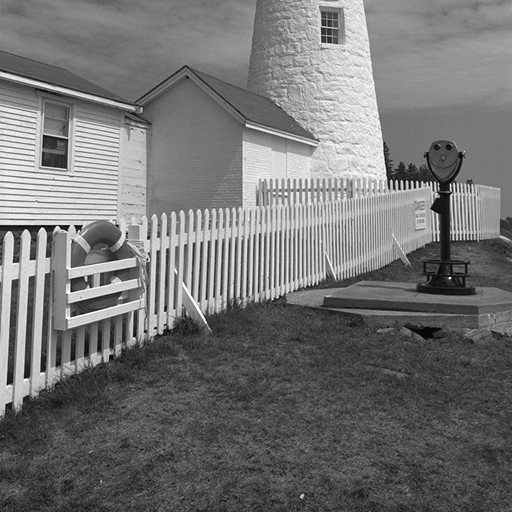
#> input picture images/lighthouse.bmp, 512 x 512 px
$ python exersiseOneFull.py   (older library calls are emulated)
#> lines starting #> are read from the running program, lines starting #| are printed output that depends on the picture; after the words box and inside, x2 and y2 are one past the last pixel; in counts of white or black regions, pixels touching at a corner belong together
#> further down, image is the input picture: shape (512, 512); min 2, max 255, mean 115.4
import cv2
import numpy as np
import matplotlib.pyplot as plt

# Sobel Operator
def sobelEdgeDetection(image):
    sobelx = cv2.Sobel(image, cv2.CV_64F, 1, 0, ksize=3)
    sobely = cv2.Sobel(image, cv2.CV_64F, 0, 1, ksize=3)
    sobel = np.hypot(sobelx, sobely)
    return sobel

# Roberts Cross Operator
def robertsCrossEdgeDetection(image):
    kernelx = np.array([[1, 0], [0, -1]], dtype=int)
    kernely = np.array([[0, 1], [-1, 0]], dtype=int)
    robertsx = cv2.filter2D(image, cv2.CV_64F, kernelx)
    robertsy = cv2.filter2D(image, cv2.CV_64F, kernely)
    roberts = np.hypot(robertsx, robertsy)
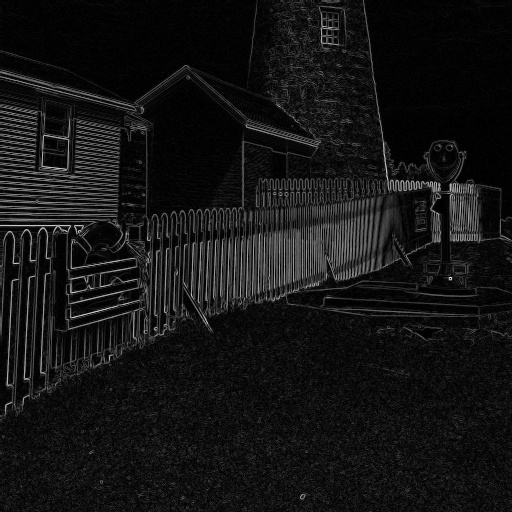
#> roberts: shape (512, 512) float64; min 0, max 290.8, mean 23.7; drawn with min black and max white
    return roberts

# Prewitt Operator
def prewittEdgeDetection(image):
    kernelx = np.array([[1, 0, -1], [1, 0, -1], [1, 0, -1]], dtype=int)
    kernely = np.array([[1, 1, 1], [0, 0, 0], [-1, -1, -1]], dtype=int)
    prewittx = cv2.filter2D(image, cv2.CV_64F, kernelx)
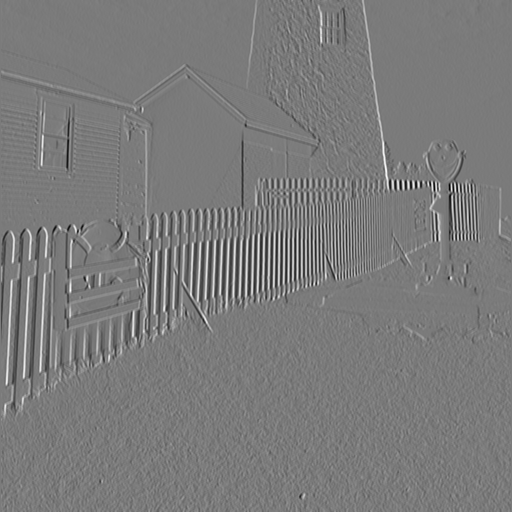
#> prewittx: shape (512, 512) float64; min -616, max 660, mean 0.5; drawn with min black and max white
    prewitty = cv2.filter2D(image, cv2.CV_64F, kernely)
    prewitt = np.hypot(prewittx, prewitty)
    return prewitt

# Kirsch Operator
def kirschEdgeDetection(image):
    kernels = [
        np.array([[5, 5, 5], [-3, 0, -3], [-3, -3, -3]]),
        np.array([[-3, 5, 5], [-3, 0, 5], [-3, -3, -3]]),
        np.array([[-3, -3, 5], [-3, 0, 5], [-3, -3, 5]]),
        np.array([[-3, -3, -3], [-3, 0, 5], [-3, 5, 5]]),
        np.array([[-3, -3, -3], [-3, 0, -3], [5, 5, 5]]),
        np.array([[-3, -3, -3], [5, 0, -3], [5, 5, -3]]),
        np.array([[5, -3, -3], [5, 0, -3], [5, -3, -3]]),
        np.array([[5, 5, -3], [5, 0, -3], [-3, -3, -3]])
    ]
    kirsch = np.zeros_like(image, dtype=np.float64)
    for kernel in kernels:
        kirsch = np.maximum(kirsch, cv2.filter2D(image, cv2.CV_64F, kernel))
    return kirsch

# Thresholding
def otsuThresholding(image):
    _, binary = cv2.threshold(image, 0, 255, cv2.THRESH_BINARY + cv2.THRESH_OTSU)
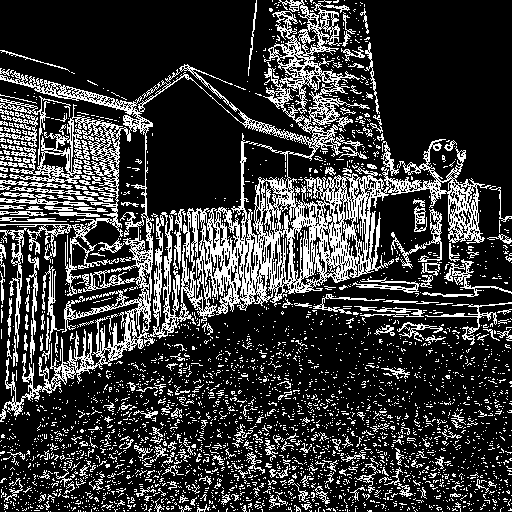
#> binary: shape (512, 512); 22.6% white in thin lines or dots
    return binary

# Load the image
image = cv2.imread('./images/lighthouse.bmp', cv2.IMREAD_GRAYSCALE)

# Apply edge detection methods
sobelEdges = sobelEdgeDetection(image)
robertsEdges = robertsCrossEdgeDetection(image)
prewittEdges = prewittEdgeDetection(image)
kirschEdges = kirschEdgeDetection(image)

# Apply Otsu's thresholding
sobelBinary = otsuThresholding(sobelEdges.astype(np.uint8))
robertsBinary = otsuThresholding(robertsEdges.astype(np.uint8))
#> in otsuThresholding (call 2), `_, binary = cv2.threshold(image, 0, 255, cv2.THRESH_BINARY + cv2.THRES..`: binary: shape (512, 512); 11.4% white in thin lines or dots
prewittBinary = otsuThresholding(prewittEdges.astype(np.uint8))
#> in otsuThresholding (call 3), `_, binary = cv2.threshold(image, 0, 255, cv2.THRESH_BINARY + cv2.THRES..`: binary: shape (512, 512); 15.6% white in thin lines or dots
#> in otsuThresholding (call 3), `_, binary = cv2.threshold(image, 0, 255, cv2.THRESH_BINARY + cv2.THRES..`:
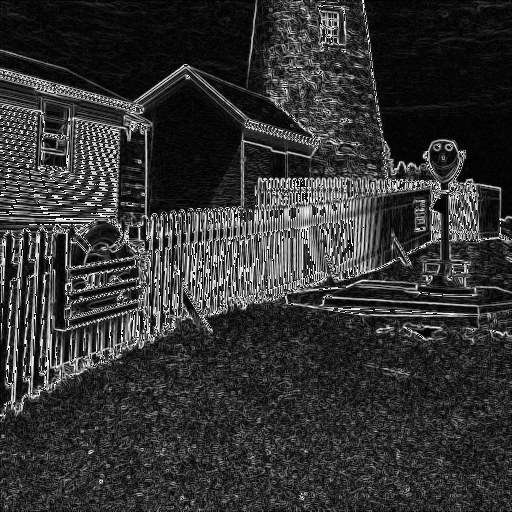
#> image: shape (512, 512); min 0, max 255, mean 51.7

# Display results
plt.figure(figsize=(10, 8))

plt.subplot(231), plt.imshow(image, cmap='gray'), plt.title('Original')
plt.subplot(232), plt.imshow(sobelBinary, cmap='gray'), plt.title('Sobel')
plt.subplot(233), plt.imshow(robertsBinary, cmap='gray'), plt.title('Roberts')
plt.subplot(234), plt.imshow(prewittBinary, cmap='gray'), plt.title('Prewitt')

# Kirsch thresholding experiment
thresholds = [50, 100, 150, 200, 250, 300]
plt.figure(figsize=(12, 8))
for i, t in enumerate(thresholds):
    _, kirschBinary = cv2.threshold(kirschEdges.astype(np.uint8), t, 255, cv2.THRESH_BINARY)
    plt.subplot(2, 3, i+1)
    plt.imshow(kirschBinary, cmap='gray')
    plt.title(f'Kirsch Threshold {t}')
#> this loop made 6 passes
#> pass 1, `_, kirschBinary = cv2.threshold(kirschEdges.astype(np.uint8), t, 255, ..`:
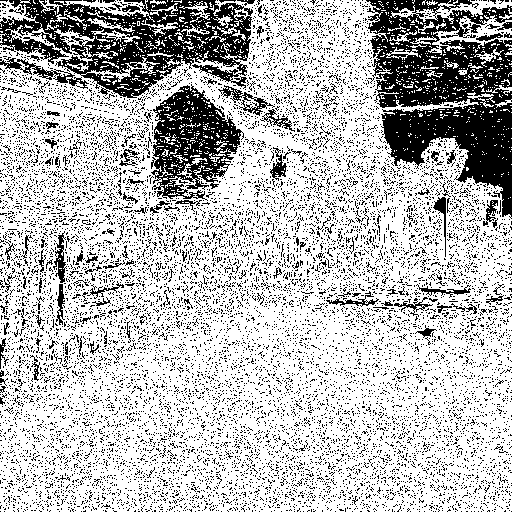
#> kirschBinary: shape (512, 512); 72.9% white; 12778 black regions (12648 under 20 px), largest, box (x1, y1, x2, y2) and area: (366, 0, 512, 219) 16802, (0, 0, 253, 98) 11889, (151, 84, 244, 201) 5509

# Edge detection using LoG
threshold_values = [1, 3, 6]
sigma_values = [1.0, 2.0, 3.0]
num_plots = len(threshold_values) * len(sigma_values)

plt.figure(figsize=(15, 10))
plot_counter = 1

for sigma in sigma_values:
    blurred = cv2.GaussianBlur(image, (0, 0), sigma)
    laplacian = cv2.Laplacian(blurred, cv2.CV_64F)
    for threshold in threshold_values:
        edges = np.zeros_like(laplacian)
        edges[np.abs(laplacian) > threshold] = 255
        plt.subplot(len(sigma_values), len(threshold_values), plot_counter)
        plt.title(f'Th={threshold}, σ={sigma}', fontsize=10)
        plt.imshow(edges, cmap='gray')
        plt.axis('off')
        plot_counter += 1
#> this loop made 3 passes
#> pass 1, `laplacian = cv2.Laplacian(blurred, cv2.CV_64F)`:
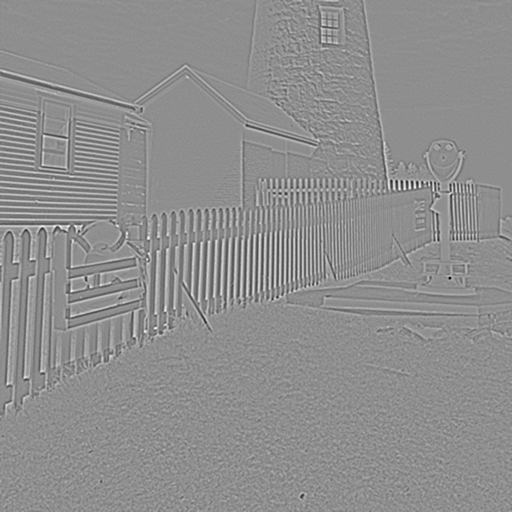
#> laplacian: shape (512, 512) float64; min -103, max 81, mean 0; drawn with min black and max white
#> after the loop:
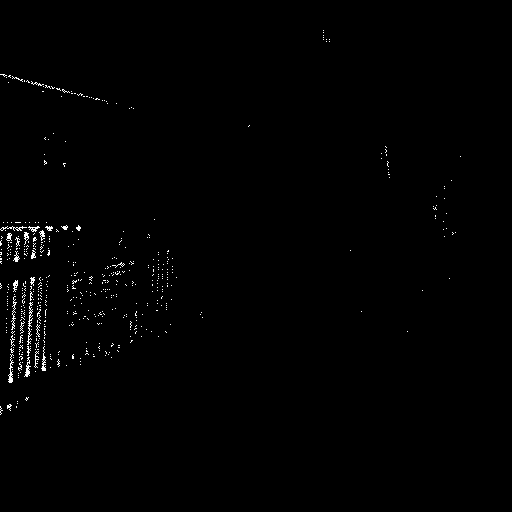
#> edges: shape (512, 512) float64; 0.72% white in thin lines or dots, all inside (x1, y1, x2, y2) = (0, 30, 461, 415)
#> after the loop, plot_counter = 10

# Canny edge detection
#> (the run stopped early here; a loop or call above may not have finished)

$ run again, with images/bridge.bmp copied over images/lighthouse.bmp
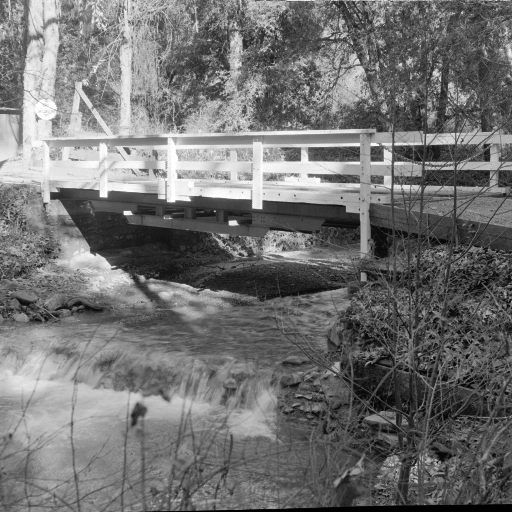
#> input picture images/bridge.bmp, 512 x 512 px
#> image is the input picture: shape (512, 512); min 0, max 255, mean 113.8
#> in otsuThresholding, `_, binary = cv2.threshold(image, 0, 255, cv2.THRESH_BINARY + cv2.THRES..`:
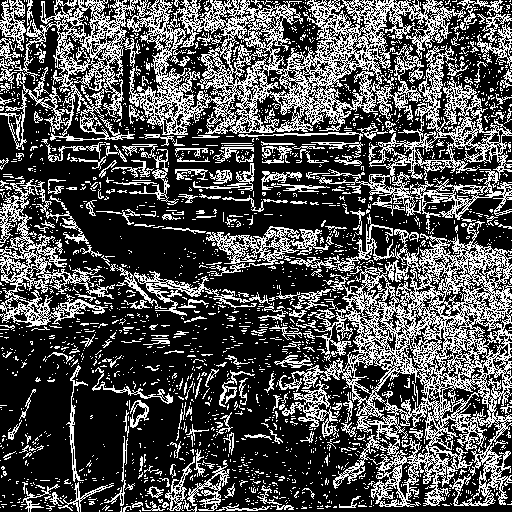
#> binary: shape (512, 512); 31.9% white in thin lines or dots
#> binary: shape (512, 512); 20% white in thin lines or dots
#> binary: shape (512, 512); 27% white in thin lines or dots
#> after the loop `for sigma in sigma_values:`:
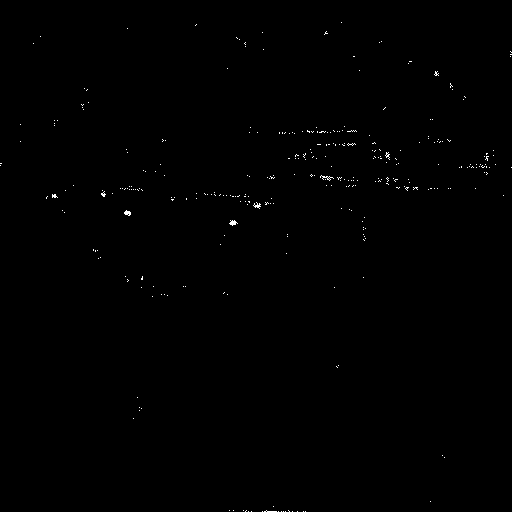
#> edges: shape (512, 512) float64; 0.26% white in thin lines or dots
#> after the loop `for sigma in sigma_values:`: plot_counter = 10

$ run again, with images/girl.png saved as images/lighthouse.bmp
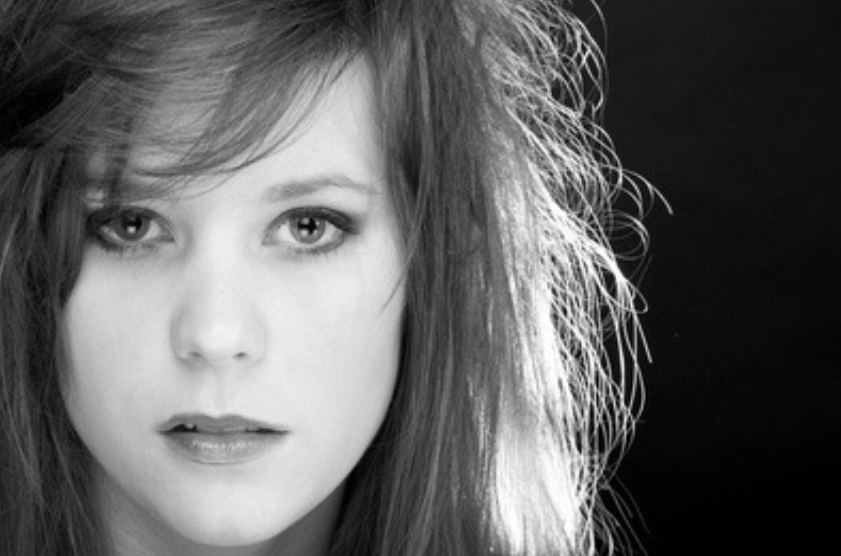
#> input picture images/girl.png, 841 x 556 px
#> image is the input picture: shape (556, 841); min 0, max 255, mean 97
#> in otsuThresholding, `_, binary = cv2.threshold(image, 0, 255, cv2.THRESH_BINARY + cv2.THRES..`:
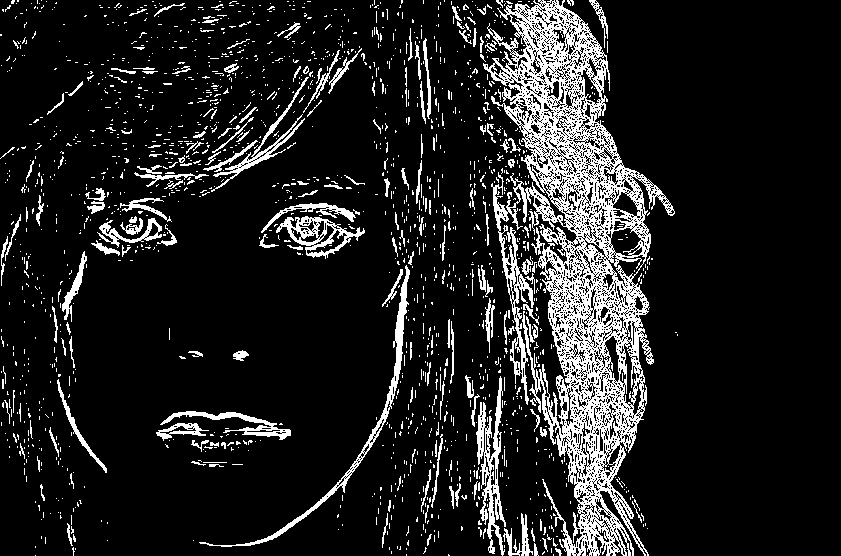
#> binary: shape (556, 841); 12.9% white in thin lines or dots, all inside (x1, y1, x2, y2) = (0, 0, 678, 556)
#> binary: shape (556, 841); 6.5% white; 645 white regions (570 under 20 px), largest, box (x1, y1, x2, y2) and area: (502, 0, 675, 556) 22531, (267, 303, 408, 540) 887, (625, 213, 651, 257) 348
#> binary: shape (556, 841); 9.7% white in thin lines or dots, all inside (x1, y1, x2, y2) = (1, 0, 675, 556)
#> after the loop `for sigma in sigma_values:`:
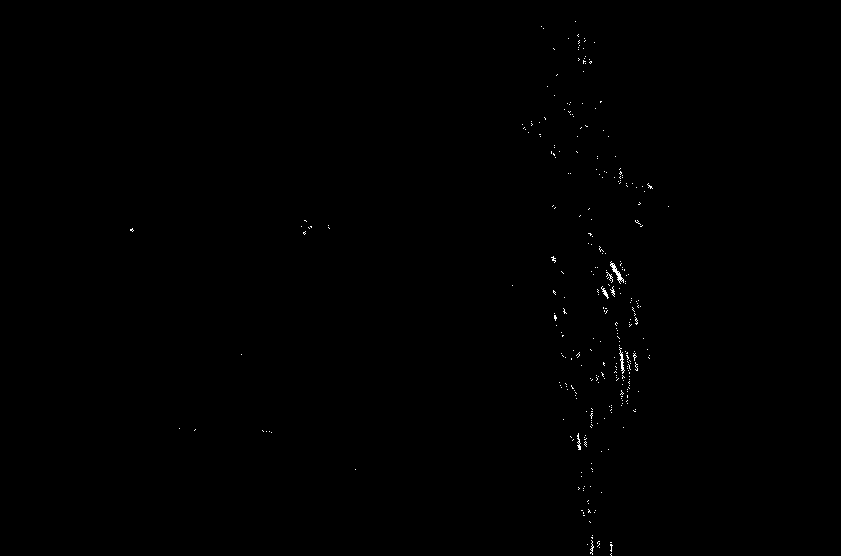
#> edges: shape (556, 841) float64; 0.2% white in thin lines or dots, all inside (x1, y1, x2, y2) = (130, 21, 669, 556)
#> after the loop `for sigma in sigma_values:`: plot_counter = 10
